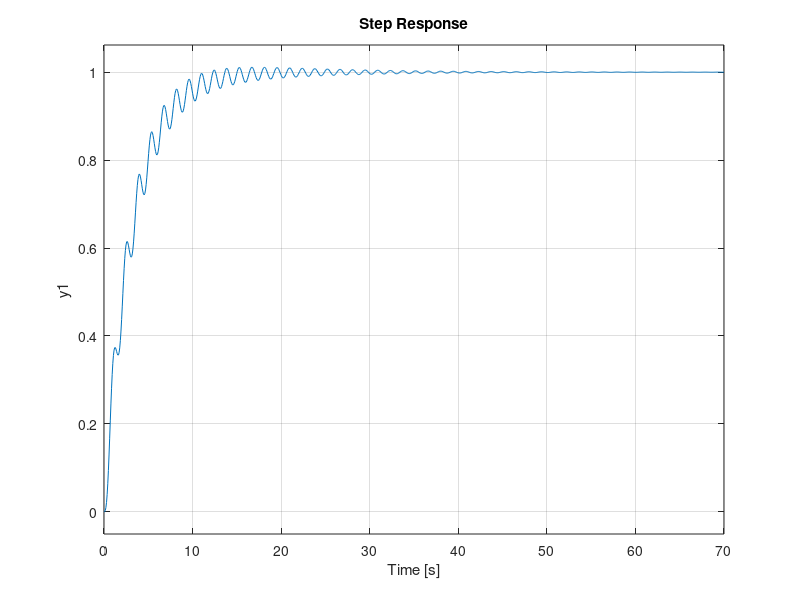

Write MATLAB code to recreate this figure.
clear, clc
 
m = 3.2; l = 0.5; c = 0.4; g = 9.8;
 
G = tf(1,[m*l^2, c, m*g*l]);
C = tf(1,[1,0]);
 
k = 5;
SYS = k*C*G;
SYScl = feedback(SYS,1);
step(SYScl)
